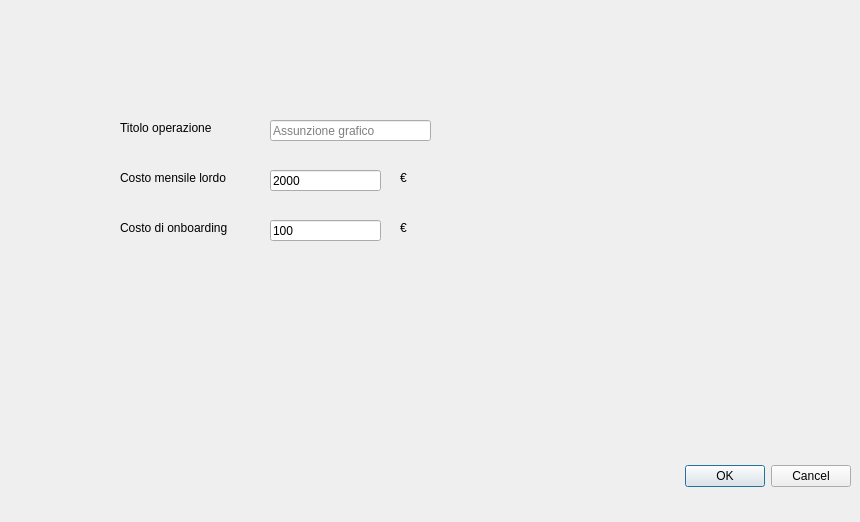
<?xml version="1.0" encoding="UTF-8"?>
<ui version="4.0">
 <class>Dialog</class>
 <widget class="QDialog" name="Dialog">
  <property name="geometry">
   <rect>
    <x>0</x>
    <y>0</y>
    <width>860</width>
    <height>522</height>
   </rect>
  </property>
  <property name="windowTitle">
   <string>Dialog</string>
  </property>
  <widget class="QDialogButtonBox" name="buttonBox">
   <property name="geometry">
    <rect>
     <x>510</x>
     <y>460</y>
     <width>341</width>
     <height>32</height>
    </rect>
   </property>
   <property name="orientation">
    <enum>Qt::Orientation::Horizontal</enum>
   </property>
   <property name="standardButtons">
    <set>QDialogButtonBox::StandardButton::Cancel|QDialogButtonBox::StandardButton::Ok</set>
   </property>
  </widget>
  <widget class="QLabel" name="label">
   <property name="geometry">
    <rect>
     <x>120</x>
     <y>120</y>
     <width>104</width>
     <height>16</height>
    </rect>
   </property>
   <property name="text">
    <string>Titolo operazione</string>
   </property>
  </widget>
  <widget class="QLineEdit" name="operationTitleEdit">
   <property name="geometry">
    <rect>
     <x>270</x>
     <y>120</y>
     <width>161</width>
     <height>21</height>
    </rect>
   </property>
   <property name="placeholderText">
    <string>Assunzione grafico</string>
   </property>
  </widget>
  <widget class="QLabel" name="label_2">
   <property name="geometry">
    <rect>
     <x>120</x>
     <y>170</y>
     <width>119</width>
     <height>16</height>
    </rect>
   </property>
   <property name="toolTip">
    <string>Costo totale mensile sostenuto dall'impresa per il dipendente (stipendio + tasse)</string>
   </property>
   <property name="text">
    <string>Costo mensile lordo</string>
   </property>
  </widget>
  <widget class="QLineEdit" name="lineEdit">
   <property name="geometry">
    <rect>
     <x>270</x>
     <y>170</y>
     <width>111</width>
     <height>21</height>
    </rect>
   </property>
   <property name="text">
    <string>2000</string>
   </property>
  </widget>
  <widget class="QLabel" name="label_3">
   <property name="geometry">
    <rect>
     <x>400</x>
     <y>170</y>
     <width>31</width>
     <height>16</height>
    </rect>
   </property>
   <property name="text">
    <string>€</string>
   </property>
  </widget>
  <widget class="QLabel" name="label_4">
   <property name="geometry">
    <rect>
     <x>120</x>
     <y>220</y>
     <width>121</width>
     <height>16</height>
    </rect>
   </property>
   <property name="toolTip">
    <string>Costo una tantum speso dall'azienda per formare inizialmente il dipendente nuovo</string>
   </property>
   <property name="text">
    <string>Costo di onboarding</string>
   </property>
  </widget>
  <widget class="QLineEdit" name="lineEdit_2">
   <property name="geometry">
    <rect>
     <x>270</x>
     <y>220</y>
     <width>111</width>
     <height>21</height>
    </rect>
   </property>
   <property name="text">
    <string>100</string>
   </property>
  </widget>
  <widget class="QLabel" name="label_5">
   <property name="geometry">
    <rect>
     <x>400</x>
     <y>220</y>
     <width>31</width>
     <height>16</height>
    </rect>
   </property>
   <property name="text">
    <string>€</string>
   </property>
  </widget>
 </widget>
 <resources/>
 <connections>
  <connection>
   <sender>buttonBox</sender>
   <signal>accepted()</signal>
   <receiver>Dialog</receiver>
   <slot>accept()</slot>
   <hints>
    <hint type="sourcelabel">
     <x>248</x>
     <y>254</y>
    </hint>
    <hint type="destinationlabel">
     <x>157</x>
     <y>274</y>
    </hint>
   </hints>
  </connection>
  <connection>
   <sender>buttonBox</sender>
   <signal>rejected()</signal>
   <receiver>Dialog</receiver>
   <slot>reject()</slot>
   <hints>
    <hint type="sourcelabel">
     <x>316</x>
     <y>260</y>
    </hint>
    <hint type="destinationlabel">
     <x>286</x>
     <y>274</y>
    </hint>
   </hints>
  </connection>
 </connections>
</ui>
